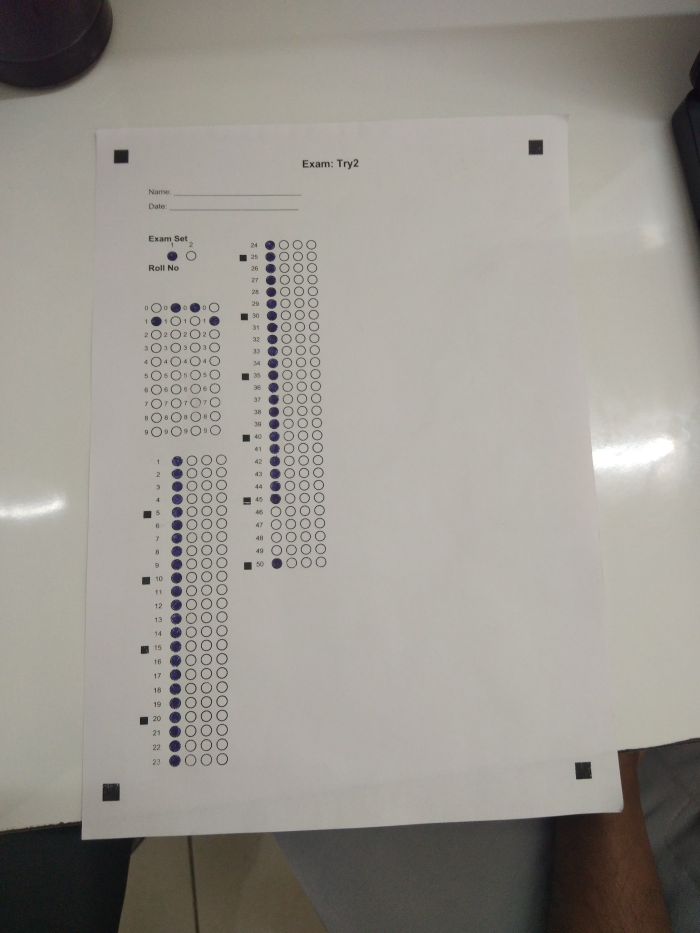
#> input picture backend/debug_warp.jpg, 1400 x 1866 px (shown at 1/2 size)
$ python -i omr_pipeline.py   (imports and definitions only)   (older library calls are emulated)
#> lines starting #> are read from the running program, lines starting #| are printed output that depends on the picture
#> further down, picture is the input picture: shape (1866, 1400, 3); mean B, G, R 142.6, 149.7, 153.3
"""
=============================================================
 OMR Pipeline  —  Production-Level Computer Vision Engine
=============================================================
Pipeline stages
---------------
1. decode_image        — bytes → BGR ndarray
2. detect_blur         — Laplacian variance check
3. normalize_lighting  — CLAHE + GaussianBlur
4. detect_paper        — Canny + contour → 4-corner sheet crop
5. perspective_transform — warpPerspective to canonical rectangle
6. gamma_correction    — brightness stabilisation (day/night)
7. dual_threshold      — adaptive OR Otsu + morphology open
8. detect_bubbles      — area / aspect / circularity filters
9. detect_roll_number  — column-based digit extraction
10. detect_exam_set    — 4-bubble row near top-left
11. detect_answers     — ROI columns, dynamic fill threshold
12. draw_debug         — annotated PNG written to disk

Author  : Antigravity / Google Deepmind
Version : 2.0.0  (2026-03-07)
=============================================================
"""

from __future__ import annotations

import math
import os
import traceback
import itertools
import logging
from typing import Dict, List, Optional, Tuple

import cv2
import numpy as np

logger = logging.getLogger("omr_pipeline")

# ─────────────────────────────────────────────────────────────
# CONSTANTS — tuned for 4:3, ≥1600 px wide images
# ─────────────────────────────────────────────────────────────

CANONICAL_WIDTH     = 1600   # Warped image is ALWAYS resized to this width
                             # so bubble-area filters work at any capture distance

BLUR_THRESHOLD      = 80.0   # Laplacian variance; below → blurry
CLAHE_CLIP_LIMIT    = 2.0
CLAHE_GRID          = (8, 8)
CANNY_LOW           = 50
CANNY_HIGH          = 150
MIN_PAPER_AREA_FRAC = 0.10   # sheet must cover at least 10 % of frame

# Bubble geometry filters
BUBBLE_AREA_MIN     = 60
BUBBLE_AREA_MAX     = 2500
BUBBLE_ASPECT_MIN   = 0.50
BUBBLE_ASPECT_MAX   = 1.50
BUBBLE_CIRC_MIN     = 0.65   # Circles are 1.0, Squares are ~0.78; 0.65 ignores text bits.
INNER_RADIUS_FRAC   = 0.60   # inner masking circle = 60 % of enclosing radius

# Fill scoring
DYNAMIC_BIAS        = 0.05   # Tuned for stable fill detection
ANSWER_GAP_MIN      = 0.05   # top fill must exceed 2nd by this margin

# Roll-number specifics
ROLL_GAP_MIN        = 0.06   # top fill must exceed 2nd by this margin for digits

# Gamma for night / day stability
GAMMA               = 1.2

# Page layout — fractions of (warped_width, warped_height)
# Each column: start question number, max_count, x-ROI (x_min%, x_max%), y_start%
OMR_LAYOUT: List[dict] = [
    {"start":   1, "count": 23, "roi": (0.13, 0.28), "y_start": 0.50},
    {"start":  24, "count": 41, "roi": (0.34, 0.49), "y_start": 0.12},
    {"start":  65, "count": 41, "roi": (0.56, 0.71), "y_start": 0.12},
    {"start": 106, "count": 41, "roi": (0.77, 0.94), "y_start": 0.12},
]

DEBUG_PATH = "last_processed_debug.png"  # Fallback; overridden per-page below

# ─────────────────────────────────────────────────────────────
# STAGE 1 — Decode
# ─────────────────────────────────────────────────────────────

# [21 lines left out: functions decode_image, detect_blur, not called in this run]


# ─────────────────────────────────────────────────────────────
# STAGE 3 — Lighting normalisation
# ─────────────────────────────────────────────────────────────

def normalize_lighting(img: np.ndarray) -> np.ndarray:
    """
    Convert to grayscale, apply CLAHE for contrast equalisation
    (works in low-light and high-light), then GaussianBlur for noise
    reduction.  Returns a single-channel uint8 image.
    """
    gray = cv2.cvtColor(img, cv2.COLOR_BGR2GRAY)
    clahe = cv2.createCLAHE(clipLimit=CLAHE_CLIP_LIMIT, tileGridSize=CLAHE_GRID)
    eq = clahe.apply(gray)
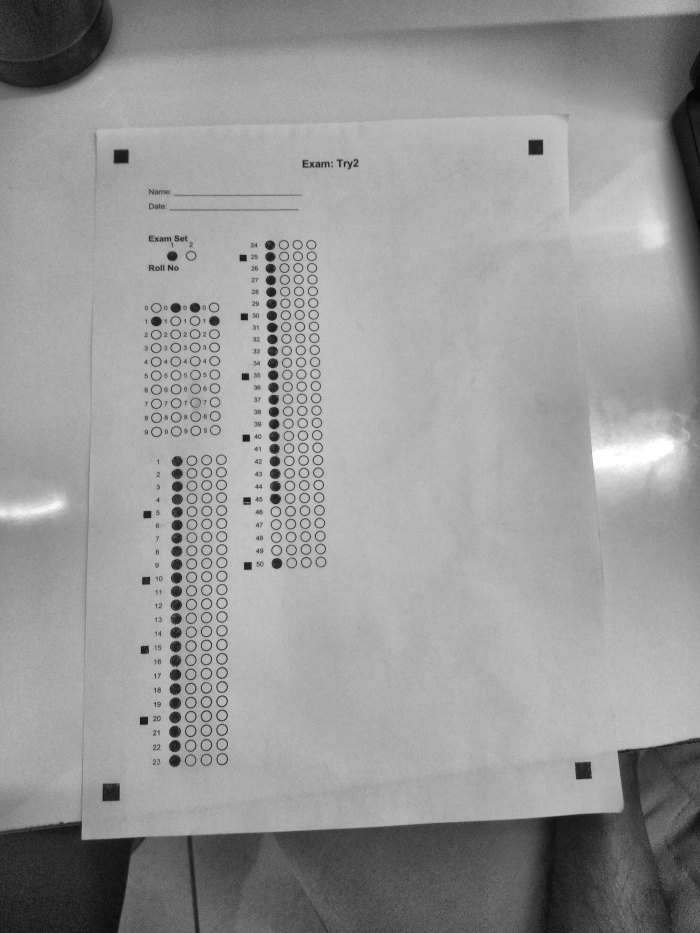
#> eq: shape (1866, 1400) (shown at 1/2 size); min 2, max 255, mean 151.9
    blurred = cv2.GaussianBlur(eq, (5, 5), 0)
    return blurred


# ─────────────────────────────────────────────────────────────
# STAGE 4 — Paper / sheet detection (distance-robust)
# ─────────────────────────────────────────────────────────────

# [275 lines left out: functions _order_corners, _is_valid_quadrilateral, _find_square_markers, _get_best_4_markers, _find_largest_quad, detect_paper and 4 more, not called in this run]


# ─────────────────────────────────────────────────────────────
# STAGE 8 — Bubble detection
# ─────────────────────────────────────────────────────────────

BubbleInfo = Dict  # {x, y, f (fill ratio), h (diameter), r (radius)}


# [372 lines left out: functions _fill_ratio, detect_bubbles, _group_into_rows, _compute_dynamic_threshold, detect_answers, detect_roll_number and 3 more, not called in this run]

>>> import cv2
>>> picture = cv2.imread('../../debug_warp.jpg')
>>> result = normalize_lighting(picture)

$ run again, on backend/omr_debug.png
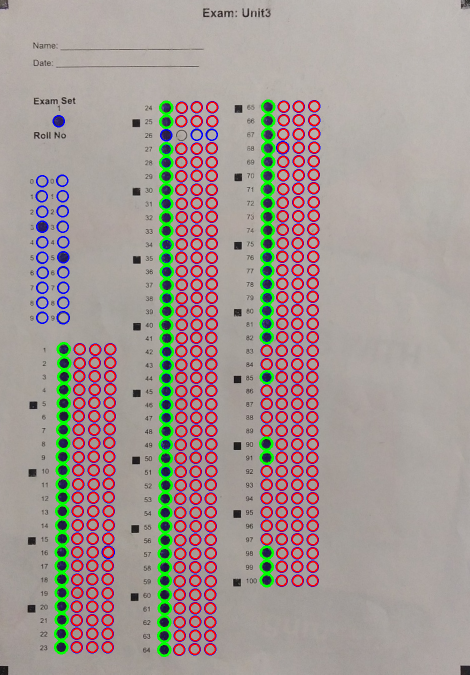
#> input picture backend/omr_debug.png, 939 x 1349 px (shown at 1/2 size)
#> picture is the input picture: shape (1349, 939, 3); mean B, G, R 148.6, 152.6, 164.2
#> in normalize_lighting, `gray = cv2.cvtColor(img, cv2.COLOR_BGR2GRAY)`:
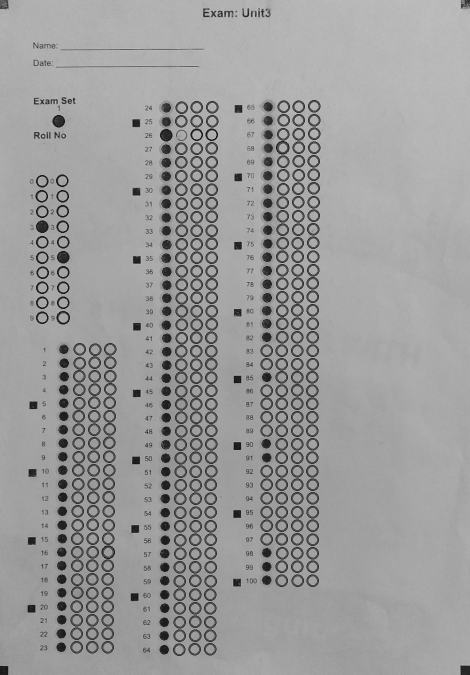
#> gray: shape (1349, 939) (shown at 1/2 size); min 5, max 203, mean 155.5
